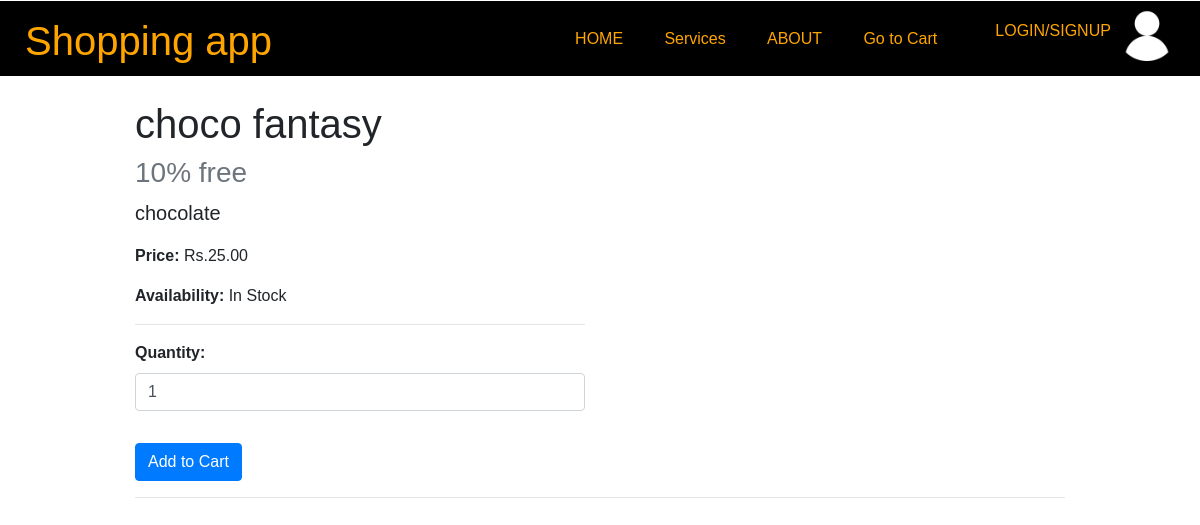
Screenshot of /product/4/ with the database file from the repository.
### myapps/models.py (models this page shows, shortened)
class Product(models.Model):
    s_no = models.IntegerField()
    product_name = models.CharField(max_length=200)
    price = models.DecimalField(max_digits=10, decimal_places=2)
    quantity = models.IntegerField()
    specification = models.TextField()
    description = models.TextField()
    remarks = models.TextField()

### myapps/views.py (the view)
# urls.py: path('product/<int:pk>/', myapps_views.PostDetailView.as_view(), name='Product-detail'),
class PostDetailView(DetailView):
    model=Product
    template_name="myapps/product_details.html"

### myapps/templates/myapps/product_details.html (shortened to what this page needs)
{% extends "myapps/base.html" %}
{% block content %}
<div class="container mt-4">
  <div class="row">
    <div class="col-md-6">
      <h1>{{ product.product_name }}</h1>
      <h3 class="text-muted">{{ product.specification }}</h3>
      <p class="lead">{{ product.description }}</p>
      <p><strong>Price:</strong> Rs.{{ product.price }}</p>
      <p><strong>Availability:</strong> {% if product.quantity %}In Stock{% else %}Out of Stock{% endif %}</p>
      <hr>
      <form method="POST" action="{% url 'add_to_cart' product.id %}">
        <div class="form-group">
          <label for="quantity">Quantity:</label>
          <input type="number" name="quantity" id="quantity" value="1" min="1" max="{{ product.quantity }}" class="form-control" required>
        </div>
        <button type="submit" class="btn btn-primary">Add to Cart</button>
      </form>
    </div>
  </div>
  <hr>
</div>
{% endblock %}

### myapps/static/myapps/style.css (style rules this page uses)
* { box-sizing:border-box; }
body { font-family: Verdana, sans-serif; margin:0 }
body { padding:0 0; margin: 0 0; font-family: sans-serif; }
.container { max-width: 960px; }
.form-group label { font-weight: bold; }
.btn-primary { margin-top: 1rem; }

### rows the page displays
Product: product_name "choco fantasy", specification "10% free", description "chocolate", price "25.00"
